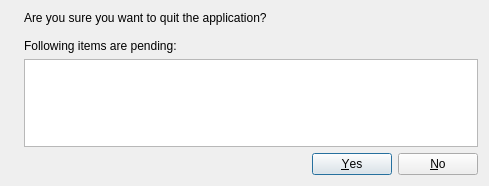
<?xml version="1.0" encoding="UTF-8"?>
<ui version="4.0">
 <class>QuitConfirmDialog</class>
 <widget class="QDialog" name="QuitConfirmDialog">
  <property name="geometry">
   <rect>
    <x>0</x>
    <y>0</y>
    <width>489</width>
    <height>186</height>
   </rect>
  </property>
  <property name="windowTitle">
   <string>Uncommitted changes</string>
  </property>
  <layout class="QGridLayout" name="gridLayout">
   <item row="0" column="1">
    <widget class="QLabel" name="msgLabel">
     <property name="text">
      <string>Are you sure you want to quit the application?

Following items are pending:</string>
     </property>
    </widget>
   </item>
   <item row="2" column="0" colspan="2">
    <widget class="QDialogButtonBox" name="buttonBox">
     <property name="orientation">
      <enum>Qt::Horizontal</enum>
     </property>
     <property name="standardButtons">
      <set>QDialogButtonBox::No|QDialogButtonBox::Yes</set>
     </property>
    </widget>
   </item>
   <item row="0" column="0" rowspan="2">
    <widget class="QLabel" name="iconLabel">
     <property name="text">
      <string notr="true"/>
     </property>
    </widget>
   </item>
   <item row="1" column="1">
    <widget class="QListWidget" name="itemList"/>
   </item>
  </layout>
 </widget>
 <resources/>
 <connections>
  <connection>
   <sender>buttonBox</sender>
   <signal>accepted()</signal>
   <receiver>QuitConfirmDialog</receiver>
   <slot>accept()</slot>
   <hints>
    <hint type="sourcelabel">
     <x>248</x>
     <y>254</y>
    </hint>
    <hint type="destinationlabel">
     <x>157</x>
     <y>274</y>
    </hint>
   </hints>
  </connection>
  <connection>
   <sender>buttonBox</sender>
   <signal>rejected()</signal>
   <receiver>QuitConfirmDialog</receiver>
   <slot>reject()</slot>
   <hints>
    <hint type="sourcelabel">
     <x>316</x>
     <y>260</y>
    </hint>
    <hint type="destinationlabel">
     <x>286</x>
     <y>274</y>
    </hint>
   </hints>
  </connection>
 </connections>
</ui>
